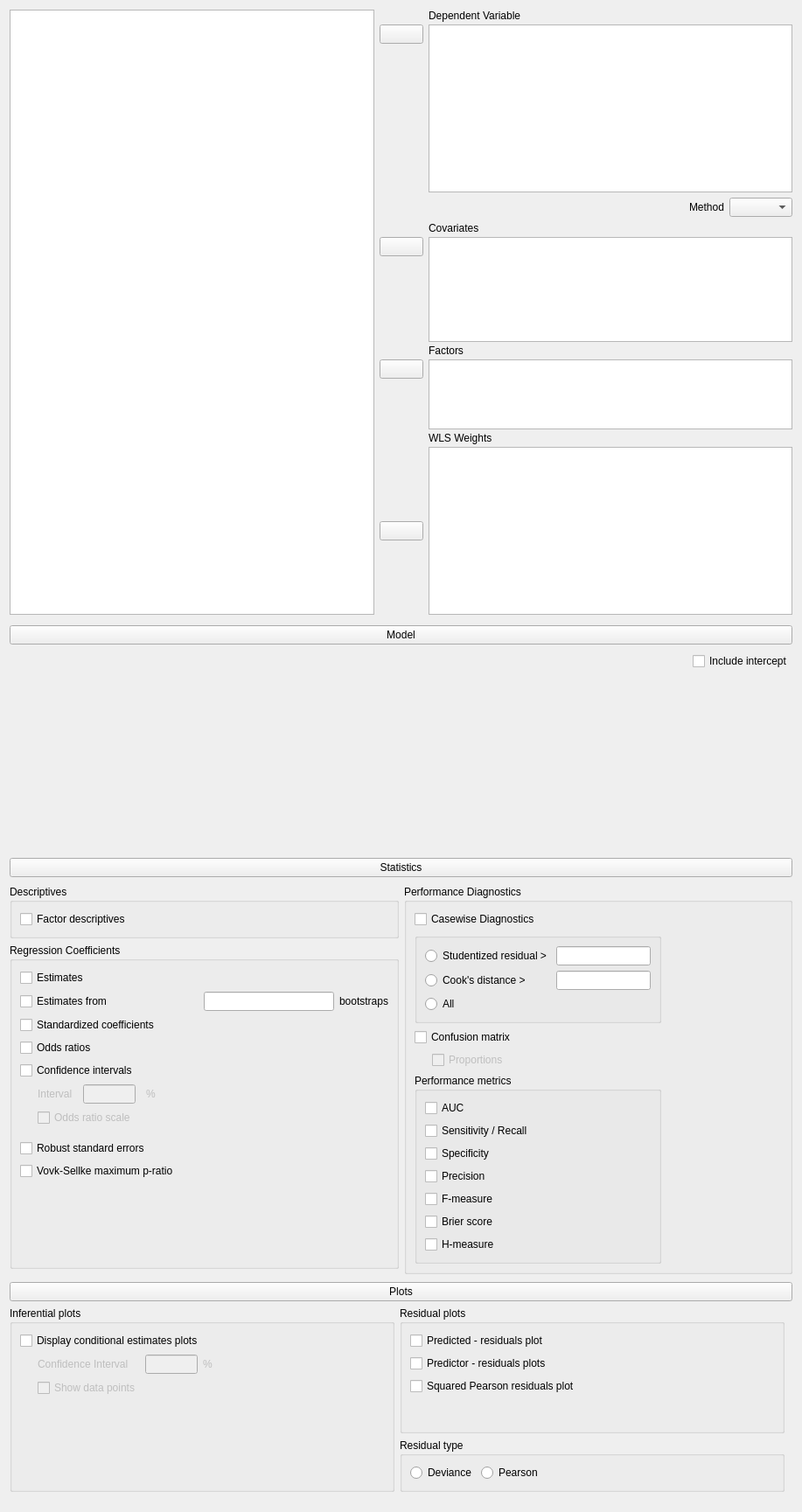
<?xml version="1.0" encoding="UTF-8"?>
<ui version="4.0">
 <class>RegressionLogisticForm</class>
 <widget class="QWidget" name="RegressionLogisticForm">
  <property name="geometry">
   <rect>
    <x>0</x>
    <y>0</y>
    <width>917</width>
    <height>1729</height>
   </rect>
  </property>
  <property name="sizePolicy">
   <sizepolicy hsizetype="Fixed" vsizetype="Preferred">
    <horstretch>0</horstretch>
    <verstretch>0</verstretch>
   </sizepolicy>
  </property>
  <property name="windowTitle">
   <string>Form</string>
  </property>
  <layout class="QGridLayout" name="gridLayout_2">
   <property name="verticalSpacing">
    <number>0</number>
   </property>
   <item row="0" column="0">
    <widget class="QWidget" name="topWidget" native="true">
     <property name="sizePolicy">
      <sizepolicy hsizetype="Preferred" vsizetype="Fixed">
       <horstretch>0</horstretch>
       <verstretch>0</verstretch>
      </sizepolicy>
     </property>
     <layout class="QGridLayout" name="gridLayout">
      <property name="leftMargin">
       <number>0</number>
      </property>
      <property name="topMargin">
       <number>0</number>
      </property>
      <property name="rightMargin">
       <number>0</number>
      </property>
      <property name="verticalSpacing">
       <number>3</number>
      </property>
      <item row="11" column="2">
       <widget class="boundSingleItemView" name="wlsWeights">
        <property name="sizePolicy">
         <sizepolicy hsizetype="Expanding" vsizetype="Fixed">
          <horstretch>0</horstretch>
          <verstretch>0</verstretch>
         </sizepolicy>
        </property>
        <property name="minimumSize">
         <size>
          <width>0</width>
          <height>0</height>
         </size>
        </property>
        <property name="maximumSize">
         <size>
          <width>16777215</width>
          <height>16777215</height>
         </size>
        </property>
        <property name="selectionMode">
         <enum>QAbstractItemView::ExtendedSelection</enum>
        </property>
       </widget>
      </item>
      <item row="0" column="0" rowspan="12">
       <widget class="AvailableFieldsListView" name="listAvailableFields">
        <property name="sizePolicy">
         <sizepolicy hsizetype="Expanding" vsizetype="Preferred">
          <horstretch>0</horstretch>
          <verstretch>0</verstretch>
         </sizepolicy>
        </property>
        <property name="selectionMode">
         <enum>QAbstractItemView::ExtendedSelection</enum>
        </property>
       </widget>
      </item>
      <item row="5" column="1">
       <widget class="AssignButton" name="buttonAssignCovariates">
        <property name="sizePolicy">
         <sizepolicy hsizetype="Fixed" vsizetype="Fixed">
          <horstretch>0</horstretch>
          <verstretch>0</verstretch>
         </sizepolicy>
        </property>
        <property name="minimumSize">
         <size>
          <width>50</width>
          <height>0</height>
         </size>
        </property>
        <property name="maximumSize">
         <size>
          <width>50</width>
          <height>16777215</height>
         </size>
        </property>
        <property name="text">
         <string/>
        </property>
       </widget>
      </item>
      <item row="7" column="2">
       <widget class="QLabel" name="label_13">
        <property name="text">
         <string>Factors</string>
        </property>
       </widget>
      </item>
      <item row="8" column="1">
       <widget class="AssignButton" name="buttonAssignFactors">
        <property name="sizePolicy">
         <sizepolicy hsizetype="Fixed" vsizetype="Fixed">
          <horstretch>0</horstretch>
          <verstretch>0</verstretch>
         </sizepolicy>
        </property>
        <property name="minimumSize">
         <size>
          <width>50</width>
          <height>0</height>
         </size>
        </property>
        <property name="maximumSize">
         <size>
          <width>50</width>
          <height>16777215</height>
         </size>
        </property>
        <property name="text">
         <string/>
        </property>
       </widget>
      </item>
      <item row="1" column="1">
       <widget class="AssignButton" name="buttonAssignDependent">
        <property name="sizePolicy">
         <sizepolicy hsizetype="Fixed" vsizetype="Fixed">
          <horstretch>0</horstretch>
          <verstretch>0</verstretch>
         </sizepolicy>
        </property>
        <property name="minimumSize">
         <size>
          <width>50</width>
          <height>0</height>
         </size>
        </property>
        <property name="maximumSize">
         <size>
          <width>50</width>
          <height>16777215</height>
         </size>
        </property>
        <property name="text">
         <string/>
        </property>
       </widget>
      </item>
      <item row="4" column="2">
       <widget class="QLabel" name="label_4">
        <property name="text">
         <string>Covariates</string>
        </property>
       </widget>
      </item>
      <item row="5" column="2" rowspan="2">
       <widget class="BoundListView" name="covariates">
        <property name="sizePolicy">
         <sizepolicy hsizetype="Expanding" vsizetype="Fixed">
          <horstretch>0</horstretch>
          <verstretch>0</verstretch>
         </sizepolicy>
        </property>
        <property name="minimumSize">
         <size>
          <width>0</width>
          <height>120</height>
         </size>
        </property>
        <property name="maximumSize">
         <size>
          <width>16777215</width>
          <height>120</height>
         </size>
        </property>
        <property name="editTriggers">
         <set>QAbstractItemView::AllEditTriggers</set>
        </property>
        <property name="selectionMode">
         <enum>QAbstractItemView::ExtendedSelection</enum>
        </property>
       </widget>
      </item>
      <item row="1" column="2" rowspan="2">
       <widget class="boundSingleItemView" name="dependent">
        <property name="sizePolicy">
         <sizepolicy hsizetype="Expanding" vsizetype="Fixed">
          <horstretch>0</horstretch>
          <verstretch>0</verstretch>
         </sizepolicy>
        </property>
        <property name="minimumSize">
         <size>
          <width>0</width>
          <height>0</height>
         </size>
        </property>
        <property name="maximumSize">
         <size>
          <width>16777215</width>
          <height>16777215</height>
         </size>
        </property>
        <property name="selectionMode">
         <enum>QAbstractItemView::ExtendedSelection</enum>
        </property>
       </widget>
      </item>
      <item row="6" column="1">
       <spacer name="verticalSpacer_3">
        <property name="orientation">
         <enum>Qt::Vertical</enum>
        </property>
        <property name="sizeHint" stdset="0">
         <size>
          <width>20</width>
          <height>84</height>
         </size>
        </property>
       </spacer>
      </item>
      <item row="8" column="2" rowspan="2">
       <widget class="BoundListView" name="factors">
        <property name="sizePolicy">
         <sizepolicy hsizetype="Expanding" vsizetype="Fixed">
          <horstretch>0</horstretch>
          <verstretch>0</verstretch>
         </sizepolicy>
        </property>
        <property name="minimumSize">
         <size>
          <width>0</width>
          <height>80</height>
         </size>
        </property>
        <property name="maximumSize">
         <size>
          <width>16777215</width>
          <height>80</height>
         </size>
        </property>
        <property name="editTriggers">
         <set>QAbstractItemView::AllEditTriggers</set>
        </property>
        <property name="selectionMode">
         <enum>QAbstractItemView::ExtendedSelection</enum>
        </property>
       </widget>
      </item>
      <item row="0" column="2">
       <widget class="QLabel" name="label_3">
        <property name="text">
         <string>Dependent Variable</string>
        </property>
       </widget>
      </item>
      <item row="9" column="1">
       <spacer name="verticalSpacer">
        <property name="orientation">
         <enum>Qt::Vertical</enum>
        </property>
        <property name="sizeHint" stdset="0">
         <size>
          <width>20</width>
          <height>40</height>
         </size>
        </property>
       </spacer>
      </item>
      <item row="10" column="2">
       <widget class="QLabel" name="labelWLSWeights">
        <property name="text">
         <string>WLS Weights</string>
        </property>
       </widget>
      </item>
      <item row="11" column="1">
       <widget class="AssignButton" name="buttonAssignWlsWeights">
        <property name="sizePolicy">
         <sizepolicy hsizetype="Fixed" vsizetype="Fixed">
          <horstretch>0</horstretch>
          <verstretch>0</verstretch>
         </sizepolicy>
        </property>
        <property name="minimumSize">
         <size>
          <width>50</width>
          <height>0</height>
         </size>
        </property>
        <property name="maximumSize">
         <size>
          <width>50</width>
          <height>16777215</height>
         </size>
        </property>
        <property name="text">
         <string/>
        </property>
       </widget>
      </item>
      <item row="0" column="1">
       <widget class="QWidget" name="widget_9" native="true"/>
      </item>
      <item row="3" column="2">
       <widget class="QWidget" name="widget_5" native="true">
        <layout class="QGridLayout" name="gridLayout_22">
         <property name="leftMargin">
          <number>0</number>
         </property>
         <property name="topMargin">
          <number>3</number>
         </property>
         <property name="rightMargin">
          <number>0</number>
         </property>
         <property name="bottomMargin">
          <number>3</number>
         </property>
         <item row="0" column="2">
          <widget class="BoundComboBox" name="method">
           <property name="sizePolicy">
            <sizepolicy hsizetype="Preferred" vsizetype="Preferred">
             <horstretch>0</horstretch>
             <verstretch>0</verstretch>
            </sizepolicy>
           </property>
           <property name="currentText">
            <string/>
           </property>
          </widget>
         </item>
         <item row="0" column="1">
          <widget class="QLabel" name="label_9">
           <property name="text">
            <string>Method</string>
           </property>
          </widget>
         </item>
         <item row="0" column="0">
          <spacer name="horizontalSpacer_9">
           <property name="orientation">
            <enum>Qt::Horizontal</enum>
           </property>
           <property name="sizeHint" stdset="0">
            <size>
             <width>40</width>
             <height>20</height>
            </size>
           </property>
          </spacer>
         </item>
        </layout>
       </widget>
      </item>
     </layout>
    </widget>
   </item>
   <item row="4" column="0">
    <widget class="QWidget" name="plotContainer" native="true">
     <layout class="QGridLayout" name="gridLayout_13">
      <property name="leftMargin">
       <number>0</number>
      </property>
      <property name="topMargin">
       <number>3</number>
      </property>
      <property name="rightMargin">
       <number>0</number>
      </property>
      <property name="bottomMargin">
       <number>3</number>
      </property>
      <item row="2" column="0" colspan="2">
       <widget class="QWidget" name="panelPlots" native="true">
        <property name="sizePolicy">
         <sizepolicy hsizetype="Preferred" vsizetype="Preferred">
          <horstretch>0</horstretch>
          <verstretch>0</verstretch>
         </sizepolicy>
        </property>
        <layout class="QGridLayout" name="gridLayout_27">
         <property name="leftMargin">
          <number>0</number>
         </property>
         <property name="topMargin">
          <number>0</number>
         </property>
         <item row="0" column="2">
          <widget class="GroupBox" name="groupBox_5">
           <property name="title">
            <string>Residual plots</string>
           </property>
           <layout class="QGridLayout" name="gridLayout_14">
            <item row="0" column="2">
             <spacer name="horizontalSpacer_5">
              <property name="orientation">
               <enum>Qt::Horizontal</enum>
              </property>
              <property name="sizeHint" stdset="0">
               <size>
                <width>40</width>
                <height>20</height>
               </size>
              </property>
             </spacer>
            </item>
            <item row="3" column="0">
             <widget class="BoundCheckBox" name="squaredPearsonPlotOpt">
              <property name="text">
               <string>Squared Pearson residuals plot</string>
              </property>
             </widget>
            </item>
            <item row="0" column="0" colspan="2">
             <widget class="BoundCheckBox" name="predictedPlotOpt">
              <property name="text">
               <string>Predicted - residuals plot</string>
              </property>
             </widget>
            </item>
            <item row="1" column="0" rowspan="2" colspan="2">
             <widget class="BoundCheckBox" name="predictorPlotsOpt">
              <property name="text">
               <string>Predictor - residuals plots</string>
              </property>
             </widget>
            </item>
            <item row="1" column="2" rowspan="2">
             <widget class="QLabel" name="label_11">
              <property name="maximumSize">
               <size>
                <width>15</width>
                <height>16777215</height>
               </size>
              </property>
              <property name="text">
               <string/>
              </property>
             </widget>
            </item>
            <item row="5" column="0" colspan="2">
             <spacer name="verticalSpacer_7">
              <property name="orientation">
               <enum>Qt::Vertical</enum>
              </property>
              <property name="sizeHint" stdset="0">
               <size>
                <width>20</width>
                <height>40</height>
               </size>
              </property>
             </spacer>
            </item>
            <item row="6" column="0" colspan="2">
             <spacer name="verticalSpacer_8">
              <property name="orientation">
               <enum>Qt::Vertical</enum>
              </property>
              <property name="sizeHint" stdset="0">
               <size>
                <width>20</width>
                <height>40</height>
               </size>
              </property>
             </spacer>
            </item>
           </layout>
          </widget>
         </item>
         <item row="1" column="2">
          <widget class="BoundGroupBox" name="residualType">
           <property name="sizePolicy">
            <sizepolicy hsizetype="Preferred" vsizetype="Preferred">
             <horstretch>0</horstretch>
             <verstretch>0</verstretch>
            </sizepolicy>
           </property>
           <property name="minimumSize">
            <size>
             <width>240</width>
             <height>0</height>
            </size>
           </property>
           <property name="title">
            <string>Residual type</string>
           </property>
           <layout class="QHBoxLayout" name="horizontalLayout">
            <item>
             <widget class="QRadioButton" name="_1deviance">
              <property name="sizePolicy">
               <sizepolicy hsizetype="Fixed" vsizetype="Fixed">
                <horstretch>0</horstretch>
                <verstretch>0</verstretch>
               </sizepolicy>
              </property>
              <property name="text">
               <string>Deviance</string>
              </property>
             </widget>
            </item>
            <item>
             <widget class="QRadioButton" name="_2pearson">
              <property name="sizePolicy">
               <sizepolicy hsizetype="Fixed" vsizetype="Fixed">
                <horstretch>0</horstretch>
                <verstretch>0</verstretch>
               </sizepolicy>
              </property>
              <property name="text">
               <string>Pearson</string>
              </property>
             </widget>
            </item>
            <item>
             <spacer name="horizontalSpacer_6">
              <property name="orientation">
               <enum>Qt::Horizontal</enum>
              </property>
              <property name="sizeHint" stdset="0">
               <size>
                <width>40</width>
                <height>20</height>
               </size>
              </property>
             </spacer>
            </item>
           </layout>
          </widget>
         </item>
         <item row="0" column="0" rowspan="2">
          <widget class="GroupBox" name="groupBox_3">
           <property name="title">
            <string>Inferential plots</string>
           </property>
           <layout class="QGridLayout" name="gridLayout_3">
            <item row="0" column="2" rowspan="3">
             <spacer name="horizontalSpacer">
              <property name="orientation">
               <enum>Qt::Horizontal</enum>
              </property>
              <property name="sizeHint" stdset="0">
               <size>
                <width>40</width>
                <height>20</height>
               </size>
              </property>
             </spacer>
            </item>
            <item row="0" column="0" colspan="2">
             <widget class="BoundCheckBox" name="estimatesPlotsOpt">
              <property name="text">
               <string>Display conditional estimates plots</string>
              </property>
             </widget>
            </item>
            <item row="2" column="1">
             <widget class="QLabel" name="label_8">
              <property name="maximumSize">
               <size>
                <width>15</width>
                <height>16777215</height>
               </size>
              </property>
              <property name="text">
               <string/>
              </property>
             </widget>
            </item>
            <item row="1" column="0" rowspan="2" colspan="2">
             <widget class="QWidget" name="panelEstimatesPlotsCI" native="true">
              <property name="enabled">
               <bool>false</bool>
              </property>
              <layout class="QGridLayout" name="gridLayout_19">
               <property name="leftMargin">
                <number>20</number>
               </property>
               <property name="topMargin">
                <number>0</number>
               </property>
               <property name="rightMargin">
                <number>0</number>
               </property>
               <property name="bottomMargin">
                <number>0</number>
               </property>
               <item row="0" column="0">
                <widget class="QLabel" name="label_6">
                 <property name="text">
                  <string>Confidence Interval</string>
                 </property>
                </widget>
               </item>
               <item row="0" column="1">
                <widget class="BoundTextBox" name="estimatesPlotsCI">
                 <property name="maximumSize">
                  <size>
                   <width>60</width>
                   <height>16777215</height>
                  </size>
                 </property>
                </widget>
               </item>
               <item row="0" column="2">
                <widget class="QLabel" name="label_7">
                 <property name="text">
                  <string>%</string>
                 </property>
                </widget>
               </item>
               <item row="1" column="0">
                <widget class="BoundCheckBox" name="showPoints">
                 <property name="text">
                  <string>Show data points</string>
                 </property>
                </widget>
               </item>
              </layout>
             </widget>
            </item>
            <item row="3" column="0" colspan="3">
             <spacer name="verticalSpacer_6">
              <property name="orientation">
               <enum>Qt::Vertical</enum>
              </property>
              <property name="sizeHint" stdset="0">
               <size>
                <width>20</width>
                <height>40</height>
               </size>
              </property>
             </spacer>
            </item>
           </layout>
          </widget>
         </item>
        </layout>
       </widget>
      </item>
      <item row="1" column="0" colspan="2">
       <widget class="ExpanderButton" name="pushButton_3">
        <property name="sizePolicy">
         <sizepolicy hsizetype="Expanding" vsizetype="Fixed">
          <horstretch>0</horstretch>
          <verstretch>0</verstretch>
         </sizepolicy>
        </property>
        <property name="text">
         <string>Plots</string>
        </property>
       </widget>
      </item>
     </layout>
    </widget>
   </item>
   <item row="2" column="0">
    <widget class="QWidget" name="statisticsContainer" native="true">
     <layout class="QGridLayout" name="gridLayout_4">
      <property name="leftMargin">
       <number>0</number>
      </property>
      <property name="topMargin">
       <number>3</number>
      </property>
      <property name="rightMargin">
       <number>0</number>
      </property>
      <property name="bottomMargin">
       <number>3</number>
      </property>
      <item row="1" column="0">
       <widget class="QWidget" name="panelStatistics" native="true">
        <layout class="QGridLayout" name="gridLayout_11">
         <property name="leftMargin">
          <number>0</number>
         </property>
         <property name="topMargin">
          <number>3</number>
         </property>
         <property name="rightMargin">
          <number>0</number>
         </property>
         <property name="bottomMargin">
          <number>3</number>
         </property>
         <item row="1" column="0">
          <widget class="GroupBox" name="groupBox">
           <property name="title">
            <string>Regression Coefficients</string>
           </property>
           <layout class="QGridLayout" name="gridLayout_5">
            <item row="0" column="1">
             <widget class="BoundCheckBox" name="coeffEstimates">
              <property name="text">
               <string>Estimates</string>
              </property>
             </widget>
            </item>
            <item row="8" column="1">
             <widget class="BoundCheckBox" name="VovkSellkeMPR">
              <property name="sizePolicy">
               <sizepolicy hsizetype="Fixed" vsizetype="Fixed">
                <horstretch>0</horstretch>
                <verstretch>0</verstretch>
               </sizepolicy>
              </property>
              <property name="text">
               <string>Vovk-Sellke maximum p-ratio</string>
              </property>
             </widget>
            </item>
            <item row="0" column="2">
             <spacer name="horizontalSpacer_3">
              <property name="orientation">
               <enum>Qt::Horizontal</enum>
              </property>
              <property name="sizeHint" stdset="0">
               <size>
                <width>40</width>
                <height>20</height>
               </size>
              </property>
             </spacer>
            </item>
            <item row="5" column="1">
             <widget class="BoundCheckBox" name="coeffCI">
              <property name="text">
               <string>Confidence intervals</string>
              </property>
             </widget>
            </item>
            <item row="3" column="1">
             <widget class="BoundCheckBox" name="stdCoeff">
              <property name="text">
               <string>Standardized coefficients</string>
              </property>
             </widget>
            </item>
            <item row="7" column="1">
             <widget class="BoundCheckBox" name="robustSEOpt">
              <property name="sizePolicy">
               <sizepolicy hsizetype="Fixed" vsizetype="Fixed">
                <horstretch>0</horstretch>
                <verstretch>0</verstretch>
               </sizepolicy>
              </property>
              <property name="text">
               <string>Robust standard errors</string>
              </property>
             </widget>
            </item>
            <item row="12" column="1">
             <spacer name="verticalSpacer_4">
              <property name="orientation">
               <enum>Qt::Vertical</enum>
              </property>
              <property name="sizeHint" stdset="0">
               <size>
                <width>20</width>
                <height>40</height>
               </size>
              </property>
             </spacer>
            </item>
            <item row="4" column="1">
             <widget class="BoundCheckBox" name="oddsRatios">
              <property name="text">
               <string>Odds ratios</string>
              </property>
             </widget>
            </item>
            <item row="13" column="1">
             <spacer name="verticalSpacer_9">
              <property name="orientation">
               <enum>Qt::Vertical</enum>
              </property>
              <property name="sizeHint" stdset="0">
               <size>
                <width>20</width>
                <height>40</height>
               </size>
              </property>
             </spacer>
            </item>
            <item row="6" column="1">
             <widget class="QWidget" name="panelConfidenceInterval" native="true">
              <property name="enabled">
               <bool>false</bool>
              </property>
              <layout class="QGridLayout" name="gridLayout_12">
               <property name="leftMargin">
                <number>20</number>
               </property>
               <property name="topMargin">
                <number>0</number>
               </property>
               <item row="0" column="1">
                <widget class="QLabel" name="label">
                 <property name="text">
                  <string>Interval</string>
                 </property>
                </widget>
               </item>
               <item row="0" column="5">
                <widget class="QLabel" name="label_2">
                 <property name="text">
                  <string>%</string>
                 </property>
                </widget>
               </item>
               <item row="0" column="3">
                <widget class="BoundTextBox" name="coeffCIInterval">
                 <property name="maximumSize">
                  <size>
                   <width>60</width>
                   <height>16777215</height>
                  </size>
                 </property>
                </widget>
               </item>
               <item row="1" column="1" colspan="5">
                <widget class="BoundCheckBox" name="coeffCIOR">
                 <property name="text">
                  <string>Odds ratio scale</string>
                 </property>
                </widget>
               </item>
               <item row="0" column="6">
                <spacer name="horizontalSpacer_7">
                 <property name="orientation">
                  <enum>Qt::Horizontal</enum>
                 </property>
                 <property name="sizeHint" stdset="0">
                  <size>
                   <width>40</width>
                   <height>20</height>
                  </size>
                 </property>
                </spacer>
               </item>
              </layout>
             </widget>
            </item>
            <item row="1" column="2">
             <widget class="BoundTextBox" name="coeffEstimatesBootstrappingReplicates"/>
            </item>
            <item row="1" column="1">
             <widget class="BoundCheckBox" name="coeffEstimatesBootstrapping">
              <property name="text">
               <string>Estimates from</string>
              </property>
             </widget>
            </item>
            <item row="1" column="3">
             <widget class="QLabel" name="label_5">
              <property name="text">
               <string>bootstraps</string>
              </property>
             </widget>
            </item>
           </layout>
          </widget>
         </item>
         <item row="0" column="0">
          <widget class="GroupBox" name="groupBox_6">
           <property name="title">
            <string>Descriptives</string>
           </property>
           <layout class="QGridLayout" name="gridLayout_15">
            <item row="0" column="1">
             <spacer name="horizontalSpacer_8">
              <property name="orientation">
               <enum>Qt::Horizontal</enum>
              </property>
              <property name="sizeHint" stdset="0">
               <size>
                <width>40</width>
                <height>20</height>
               </size>
              </property>
             </spacer>
            </item>
            <item row="0" column="0">
             <widget class="BoundCheckBox" name="factorDescriptivesOpt">
              <property name="sizePolicy">
               <sizepolicy hsizetype="Fixed" vsizetype="Fixed">
                <horstretch>0</horstretch>
                <verstretch>0</verstretch>
               </sizepolicy>
              </property>
              <property name="text">
               <string>Factor descriptives</string>
              </property>
             </widget>
            </item>
           </layout>
          </widget>
         </item>
         <item row="0" column="1" rowspan="3">
          <widget class="GroupBox" name="groupBox_2">
           <property name="title">
            <string>Performance Diagnostics</string>
           </property>
           <layout class="QGridLayout" name="gridLayout_9">
            <item row="0" column="0">
             <widget class="BoundCheckBox" name="casewiseDiagnostics">
              <property name="text">
               <string>Casewise Diagnostics</string>
              </property>
             </widget>
            </item>
            <item row="1" column="0">
             <widget class="BoundGroupBox" name="casewiseDiagnosticsType">
              <property name="title">
               <string/>
              </property>
              <layout class="QGridLayout" name="gridLayout_7">
               <item row="2" column="0">
                <widget class="QRadioButton" name="_3allCases">
                 <property name="text">
                  <string>All</string>
                 </property>
                </widget>
               </item>
               <item row="1" column="0">
                <widget class="QRadioButton" name="_2cooksDistance">
                 <property name="text">
                  <string>Cook's distance &gt; </string>
                 </property>
                </widget>
               </item>
               <item row="1" column="1">
                <widget class="BoundTextBox" name="casewiseDiagnosticsCooksDistance"/>
               </item>
               <item row="0" column="0">
                <widget class="QRadioButton" name="_1residualZ">
                 <property name="text">
                  <string>Studentized residual &gt;</string>
                 </property>
                </widget>
               </item>
               <item row="0" column="1">
                <widget class="BoundTextBox" name="casewiseDiagnosticsResidualZ"/>
               </item>
              </layout>
             </widget>
            </item>
            <item row="2" column="0">
             <widget class="BoundCheckBox" name="confusionMatrixOpt">
              <property name="text">
               <string>Confusion matrix</string>
              </property>
             </widget>
            </item>
            <item row="2" column="1">
             <spacer name="horizontalSpacer_4">
              <property name="orientation">
               <enum>Qt::Horizontal</enum>
              </property>
              <property name="sizeHint" stdset="0">
               <size>
                <width>40</width>
                <height>20</height>
               </size>
              </property>
             </spacer>
            </item>
            <item row="3" column="0">
             <widget class="QWidget" name="panelProportions" native="true">
              <property name="enabled">
               <bool>false</bool>
              </property>
              <layout class="QGridLayout" name="gridLayout_6">
               <property name="leftMargin">
                <number>20</number>
               </property>
               <property name="topMargin">
                <number>0</number>
               </property>
               <property name="rightMargin">
                <number>0</number>
               </property>
               <property name="bottomMargin">
                <number>0</number>
               </property>
               <item row="0" column="0">
                <widget class="BoundCheckBox" name="confusionMatrixProportions">
                 <property name="text">
                  <string>Proportions</string>
                 </property>
                </widget>
               </item>
              </layout>
             </widget>
            </item>
            <item row="4" column="0">
             <widget class="GroupBox" name="groupBox_4">
              <property name="title">
               <string>Performance metrics</string>
              </property>
              <layout class="QGridLayout" name="gridLayout_10">
               <item row="2" column="0">
                <widget class="BoundCheckBox" name="Spec">
                 <property name="text">
                  <string>Specificity</string>
                 </property>
                </widget>
               </item>
               <item row="0" column="0">
                <widget class="BoundCheckBox" name="AUC">
                 <property name="text">
                  <string>AUC</string>
                 </property>
                </widget>
               </item>
               <item row="3" column="0">
                <widget class="BoundCheckBox" name="Prec">
                 <property name="text">
                  <string>Precision</string>
                 </property>
                </widget>
               </item>
               <item row="5" column="0">
                <widget class="BoundCheckBox" name="Fmsr">
                 <property name="text">
                  <string>F-measure</string>
                 </property>
                </widget>
               </item>
               <item row="1" column="0">
                <widget class="BoundCheckBox" name="Sens">
                 <property name="text">
                  <string>Sensitivity / Recall</string>
                 </property>
                </widget>
               </item>
               <item row="8" column="0">
                <widget class="BoundCheckBox" name="Hmsr">
                 <property name="text">
                  <string>H-measure</string>
                 </property>
                </widget>
               </item>
               <item row="6" column="0">
                <widget class="BoundCheckBox" name="BrierScr">
                 <property name="text">
                  <string>Brier score</string>
                 </property>
                </widget>
               </item>
              </layout>
             </widget>
            </item>
            <item row="5" column="0" colspan="2">
             <spacer name="verticalSpacer_5">
              <property name="orientation">
               <enum>Qt::Vertical</enum>
              </property>
              <property name="sizeHint" stdset="0">
               <size>
                <width>20</width>
                <height>40</height>
               </size>
              </property>
             </spacer>
            </item>
           </layout>
          </widget>
         </item>
        </layout>
       </widget>
      </item>
      <item row="0" column="0">
       <widget class="ExpanderButton" name="pushButton">
        <property name="sizePolicy">
         <sizepolicy hsizetype="Expanding" vsizetype="Fixed">
          <horstretch>0</horstretch>
          <verstretch>0</verstretch>
         </sizepolicy>
        </property>
        <property name="text">
         <string>Statistics</string>
        </property>
       </widget>
      </item>
     </layout>
    </widget>
   </item>
   <item row="1" column="0">
    <widget class="QWidget" name="modelContainer" native="true">
     <property name="sizePolicy">
      <sizepolicy hsizetype="Preferred" vsizetype="Preferred">
       <horstretch>0</horstretch>
       <verstretch>0</verstretch>
      </sizepolicy>
     </property>
     <layout class="QGridLayout" name="gridLayout_8">
      <property name="leftMargin">
       <number>0</number>
      </property>
      <property name="topMargin">
       <number>3</number>
      </property>
      <property name="rightMargin">
       <number>0</number>
      </property>
      <property name="bottomMargin">
       <number>3</number>
      </property>
      <item row="2" column="0">
       <widget class="QWidget" name="panelModel" native="true">
        <layout class="QGridLayout" name="gridLayout_17">
         <property name="leftMargin">
          <number>0</number>
         </property>
         <property name="topMargin">
          <number>3</number>
         </property>
         <property name="rightMargin">
          <number>0</number>
         </property>
         <property name="bottomMargin">
          <number>3</number>
         </property>
         <item row="0" column="1">
          <widget class="BoundCheckBox" name="includeIntercept">
           <property name="enabled">
            <bool>true</bool>
           </property>
           <property name="text">
            <string>Include intercept</string>
           </property>
          </widget>
         </item>
         <item row="0" column="0">
          <spacer name="horizontalSpacer_2">
           <property name="orientation">
            <enum>Qt::Horizontal</enum>
           </property>
           <property name="sizeHint" stdset="0">
            <size>
             <width>40</width>
             <height>20</height>
            </size>
           </property>
          </spacer>
         </item>
         <item row="1" column="0" colspan="2">
          <widget class="AnovaModelWidget" name="modelTerms" native="true">
           <property name="sizePolicy">
            <sizepolicy hsizetype="Expanding" vsizetype="Preferred">
             <horstretch>0</horstretch>
             <verstretch>0</verstretch>
            </sizepolicy>
           </property>
           <property name="minimumSize">
            <size>
             <width>0</width>
             <height>200</height>
            </size>
           </property>
          </widget>
         </item>
        </layout>
       </widget>
      </item>
      <item row="0" column="0">
       <widget class="ExpanderButton" name="expanderModel">
        <property name="sizePolicy">
         <sizepolicy hsizetype="Expanding" vsizetype="Fixed">
          <horstretch>0</horstretch>
          <verstretch>0</verstretch>
         </sizepolicy>
        </property>
        <property name="text">
         <string>Model</string>
        </property>
       </widget>
      </item>
     </layout>
    </widget>
   </item>
  </layout>
 </widget>
 <customwidgets>
  <customwidget>
   <class>AssignButton</class>
   <extends>QPushButton</extends>
   <header>widgets/assignbutton.h</header>
  </customwidget>
  <customwidget>
   <class>AvailableFieldsListView</class>
   <extends>QListView</extends>
   <header>widgets/availablefieldslistview.h</header>
  </customwidget>
  <customwidget>
   <class>GroupBox</class>
   <extends>QGroupBox</extends>
   <header>widgets/groupbox.h</header>
   <container>1</container>
  </customwidget>
  <customwidget>
   <class>BoundTextBox</class>
   <extends>QLineEdit</extends>
   <header>widgets/boundtextbox.h</header>
  </customwidget>
  <customwidget>
   <class>BoundGroupBox</class>
   <extends>QGroupBox</extends>
   <header>widgets/boundgroupbox.h</header>
   <container>1</container>
  </customwidget>
  <customwidget>
   <class>ExpanderButton</class>
   <extends>QPushButton</extends>
   <header>widgets/expanderbutton.h</header>
  </customwidget>
  <customwidget>
   <class>BoundCheckBox</class>
   <extends>QCheckBox</extends>
   <header>widgets/boundcheckbox.h</header>
  </customwidget>
  <customwidget>
   <class>boundSingleItemView</class>
   <extends>QListView</extends>
   <header>widgets/boundsingleitemview.h</header>
  </customwidget>
  <customwidget>
   <class>BoundComboBox</class>
   <extends>QComboBox</extends>
   <header>widgets/boundcombobox.h</header>
  </customwidget>
  <customwidget>
   <class>BoundListView</class>
   <extends>QListView</extends>
   <header>widgets/boundlistview.h</header>
  </customwidget>
  <customwidget>
   <class>AnovaModelWidget</class>
   <extends>QWidget</extends>
   <header>widgets/anovamodelwidget.h</header>
   <container>1</container>
  </customwidget>
 </customwidgets>
 <tabstops>
  <tabstop>listAvailableFields</tabstop>
  <tabstop>buttonAssignDependent</tabstop>
  <tabstop>dependent</tabstop>
  <tabstop>buttonAssignCovariates</tabstop>
  <tabstop>covariates</tabstop>
  <tabstop>buttonAssignFactors</tabstop>
  <tabstop>factors</tabstop>
  <tabstop>buttonAssignWlsWeights</tabstop>
  <tabstop>wlsWeights</tabstop>
  <tabstop>expanderModel</tabstop>
  <tabstop>pushButton</tabstop>
  <tabstop>coeffEstimates</tabstop>
  <tabstop>coeffCI</tabstop>
  <tabstop>coeffCIInterval</tabstop>
  <tabstop>confusionMatrixOpt</tabstop>
  <tabstop>pushButton_3</tabstop>
  <tabstop>estimatesPlotsOpt</tabstop>
 </tabstops>
 <resources/>
 <connections>
  <connection>
   <sender>coeffCI</sender>
   <signal>toggled(bool)</signal>
   <receiver>panelConfidenceInterval</receiver>
   <slot>setEnabled(bool)</slot>
   <hints>
    <hint type="sourcelabel">
     <x>112</x>
     <y>608</y>
    </hint>
    <hint type="destinationlabel">
     <x>107</x>
     <y>1090</y>
    </hint>
   </hints>
  </connection>
  <connection>
   <sender>estimatesPlotsOpt</sender>
   <signal>toggled(bool)</signal>
   <receiver>panelEstimatesPlotsCI</receiver>
   <slot>setEnabled(bool)</slot>
   <hints>
    <hint type="sourcelabel">
     <x>119</x>
     <y>1272</y>
    </hint>
    <hint type="destinationlabel">
     <x>119</x>
     <y>1299</y>
    </hint>
   </hints>
  </connection>
  <connection>
   <sender>confusionMatrixOpt</sender>
   <signal>toggled(bool)</signal>
   <receiver>panelProportions</receiver>
   <slot>setEnabled(bool)</slot>
   <hints>
    <hint type="sourcelabel">
     <x>364</x>
     <y>1029</y>
    </hint>
    <hint type="destinationlabel">
     <x>364</x>
     <y>1064</y>
    </hint>
   </hints>
  </connection>
 </connections>
</ui>
